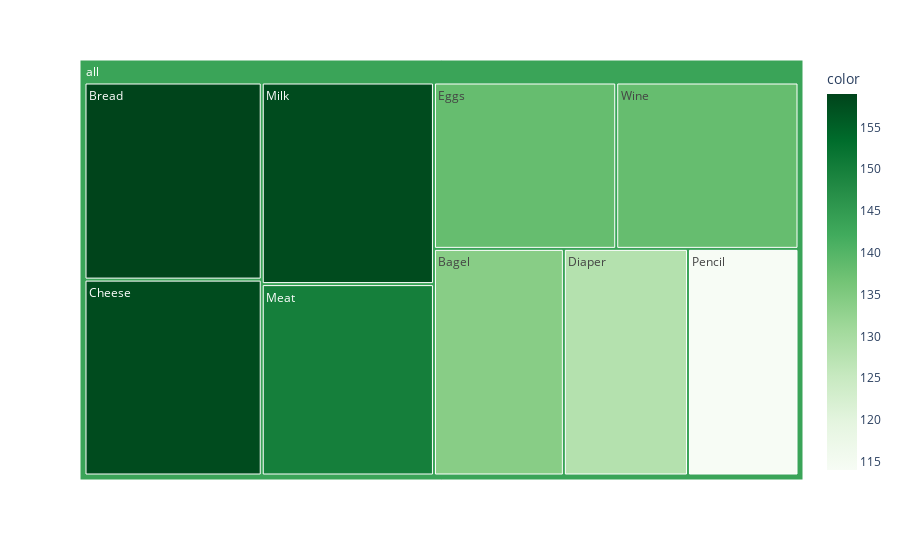

Notebook code cell kept with this figure:
### Code cell
# importing required module
import plotly.express as px
# to have a same origin
df_table["all"] = "all" 
# creating tree map using plotly
fig = px.treemap(df_table.head(30), path=['all', "items"], values='incident_count',
                  color=df_table["incident_count"].head(30), hover_data=['items'],
                  color_continuous_scale='Greens',
                )
# ploting the treemap
fig.show()

### Figure 1 — Plotly figure (JSON) as saved in the notebook; plotly's stock layout.template omitted (floating-point values rounded to 4 significant figures)
{"data": [{"branchvalues": "total", "customdata": [["Bagel", 134], ["Bread", 159], ["Cheese", 158], ["Diaper", 128], ["Eggs", 138], ["Meat", 150], ["Milk", 158], ["Pencil", 114], ["Wine", 138], ["(?)", 143.4]], "domain": {"x": [0, 1], "y": [0, 1]}, "hovertemplate": "labels=%{label}<br>incident_count=%{value}<br>parent=%{parent}<br>id=%{id}<br>items=%{customdata[0]}<br>color=%{color}<extra></extra>", "ids": ["all/Bagel", "all/Bread", "all/Cheese", "all/Diaper", "all/Eggs", "all/Meat", "all/Milk", "all/Pencil", "all/Wine", "all"], "labels": ["Bagel", "Bread", "Cheese", "Diaper", "Eggs", "Meat", "Milk", "Pencil", "Wine", "all"], "marker": {"coloraxis": "coloraxis", "colors": [134, 159, 158, 128, 138, 150, 158, 114, 138, 143.4]}, "name": "", "parents": ["all", "all", "all", "all", "all", "all", "all", "all", "all", ""], "type": "treemap", "values": [134, 159, 158, 128, 138, 150, 158, 114, 138, 1277]}], "layout": {"coloraxis": {"colorbar": {"title": {"text": "color"}}, "colorscale": [[0, "rgb(247,252,245)"], [0.125, "rgb(229,245,224)"], [0.25, "rgb(199,233,192)"], [0.375, "rgb(161,217,155)"], [0.5, "rgb(116,196,118)"], [0.625, "rgb(65,171,93)"], [0.75, "rgb(35,139,69)"], [0.875, "rgb(0,109,44)"], [1, "rgb(0,68,27)"]]}, "legend": {"tracegroupgap": 0}, "margin": {"t": 60}}}
